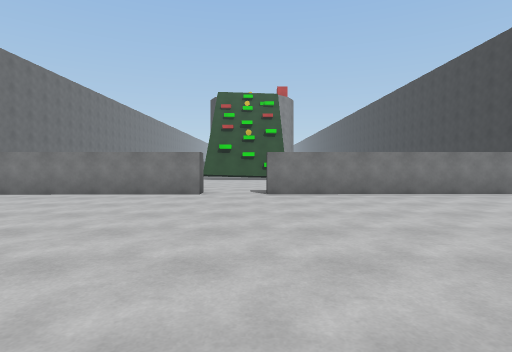
[1] (above)

19 first-person views from a walk through a scene from a Unity 3-D project. The camera is 1.3 m above the floor, tilts 2° down and sees 80° across. The floor is counted in squares, 2 m on a side. Each view is taken from the middle of a square. On the plan, view 1 faces up. The plan holds only what a view shows up to about 10 squares ahead; the rest is blank. The place goes on beyond the plan. The player character is not drawn.

[2]
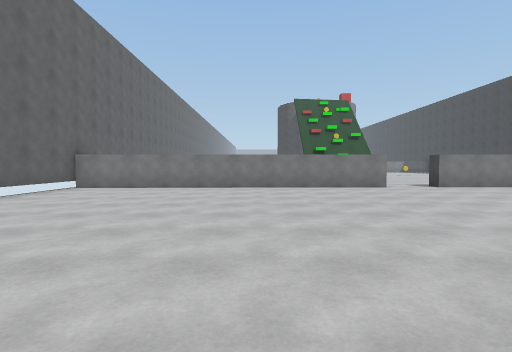

[3]
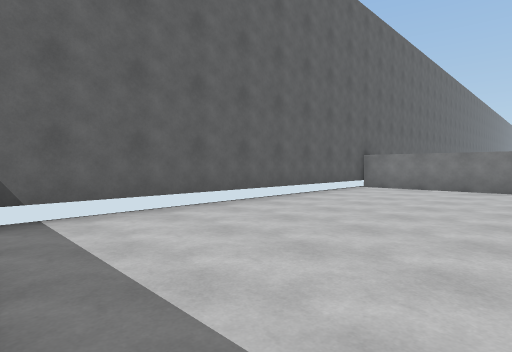

[4]
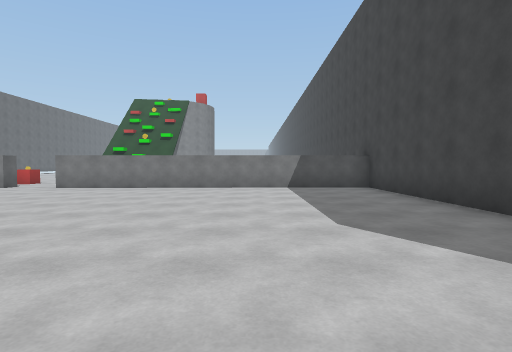

[5]
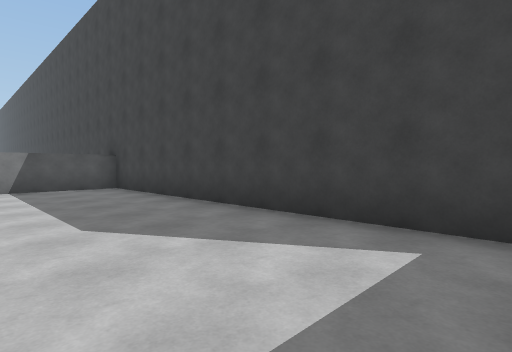

[6]
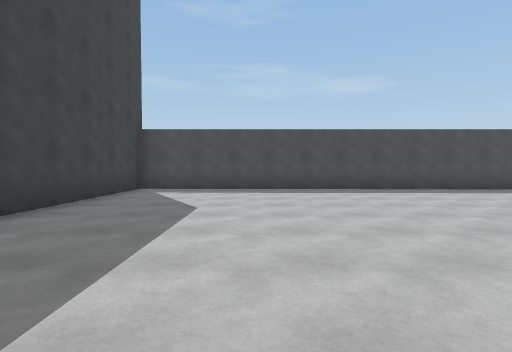

[7]
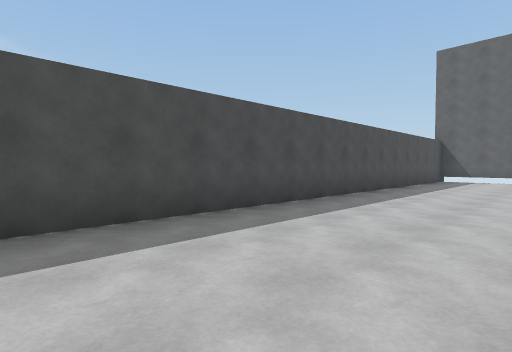

[8]
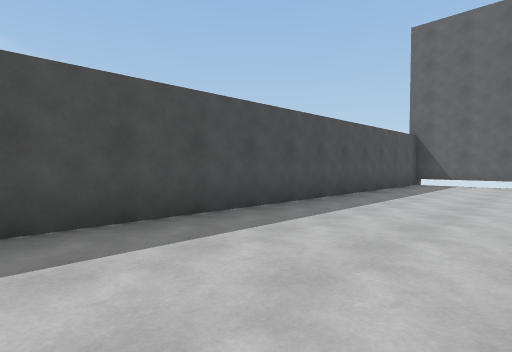

[9]
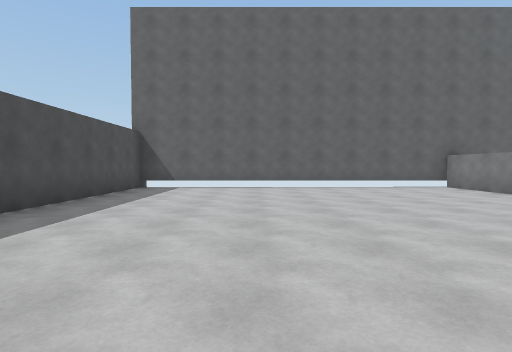

[10]
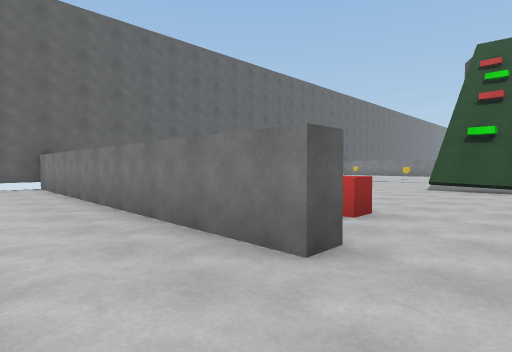

[11]
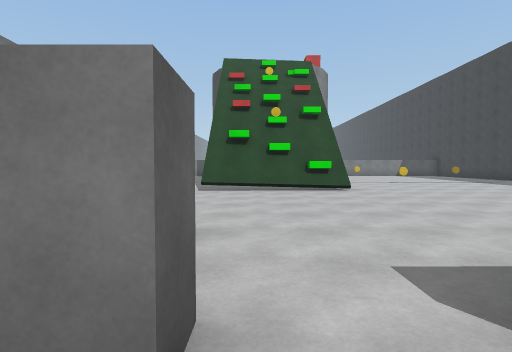

[12]
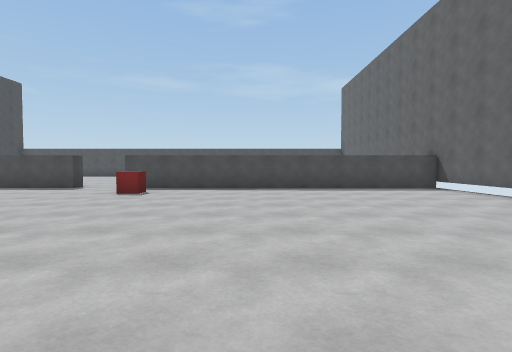

[13]
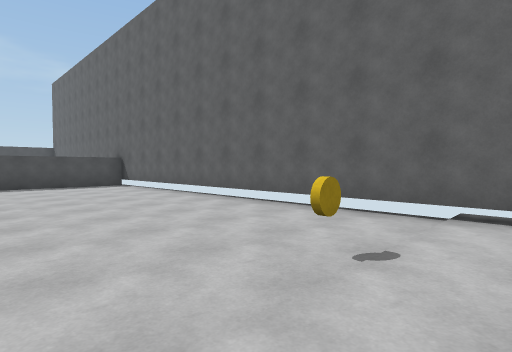

[14]
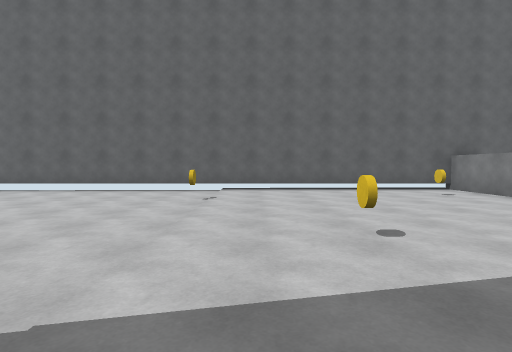

[15]
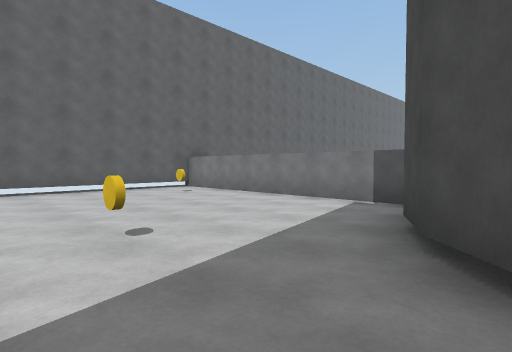

[16]
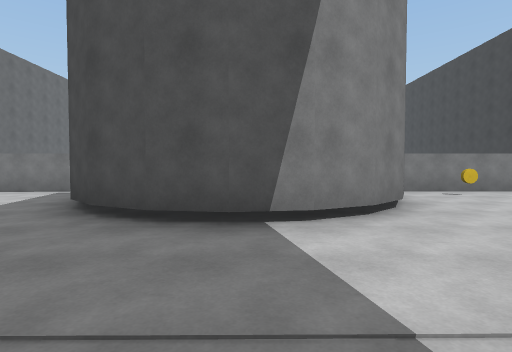

[17]
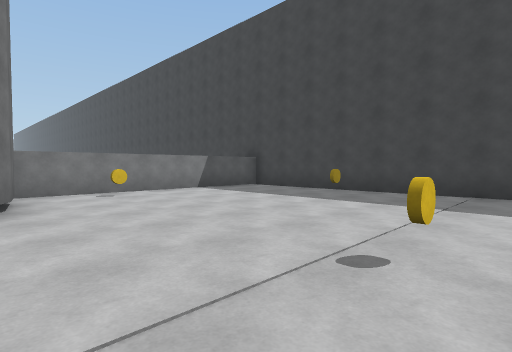

[18]
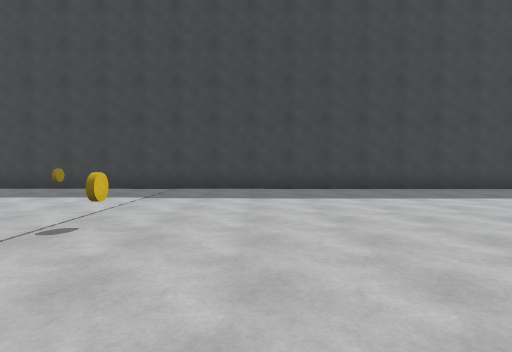

[19]
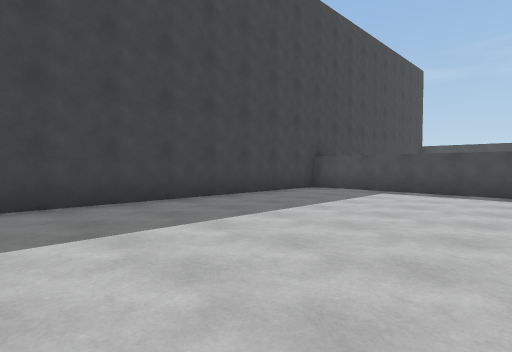

### Floor plan
Points are (right, up) in squares from view 1. A wall is a line through its corners. A room is listed if a view was taken in it or the views show most of it. See-through windows are left out.
Room 1 (views 1, 2, 3, 4, 5, 6, 7, 8, 9, 10, 11)
walls: (-1.2, 6.8) (-10.2, 6.8) (-10.2, -2.5) (9.3, -2.5) (9.3, 6.8) (0.3, 6.8)
ways out: opening at (-0.5, 7) to room 2
Room 2 (views 12, 13, 14, 15, 16, 17, 18, 19)
walls: (2.7, 22.2) (2.6, 21.3) (2.1, 20.4) (1.5, 19.8) (0.6, 19.4) (-0.3, 19.2) (-1.2, 19.4) (-2, 19.8) (-2.7, 20.4) (-3.2, 21.3); (0.3, 6.8) (0.3, 7.2) (2.4, 7.2); (-3.8, 23.3) (-10.2, 23.3) (-10.2, 7.2) (-1.2, 7.2) (-1.2, 6.8); (4.6, 7.2) (9.3, 7.2) (9.3, 22.9); (9, 23.3) (2.8, 23.3)
ways out: opening at (-0.5, 7) to room 1
objects: other object (-9, 22); other object (-8, 17); other object (-5, 19); other object (-2, 9); other object (0, 14); other object (1, 14); other object (4, 17); other object (4, 22); other object (8, 19)

Where each view was taken, in squares from view 1:
view 1: 0 up, 0 right, facing up
view 2: 2 down, 5 left, facing up
view 3: 2 down, 6 left, facing up-left
view 4: 2 down, 6 right, facing up
view 5: 2 down, 6 right, facing up-right
view 6: 6 up, 6 right, facing down
view 7: 1 up, 4 right, facing down-left
view 8: 1 up, 1 right, facing down-left
view 9: 1 up, 1 left, facing left
view 10: 5 up, 0 right, facing up-left
view 11: 6 up, 1 left, facing up
view 12: 16 up, 5 left, facing down
view 13: 18 up, 6 left, facing down-left
view 14: 18 up, 2 left, facing left
view 15: 18 up, 2 left, facing up-left
view 16: 16 up, 0 right, facing up
view 17: 16 up, 2 right, facing up-right
view 18: 15 up, 1 right, facing right
view 19: 15 up, 4 right, facing down-right
